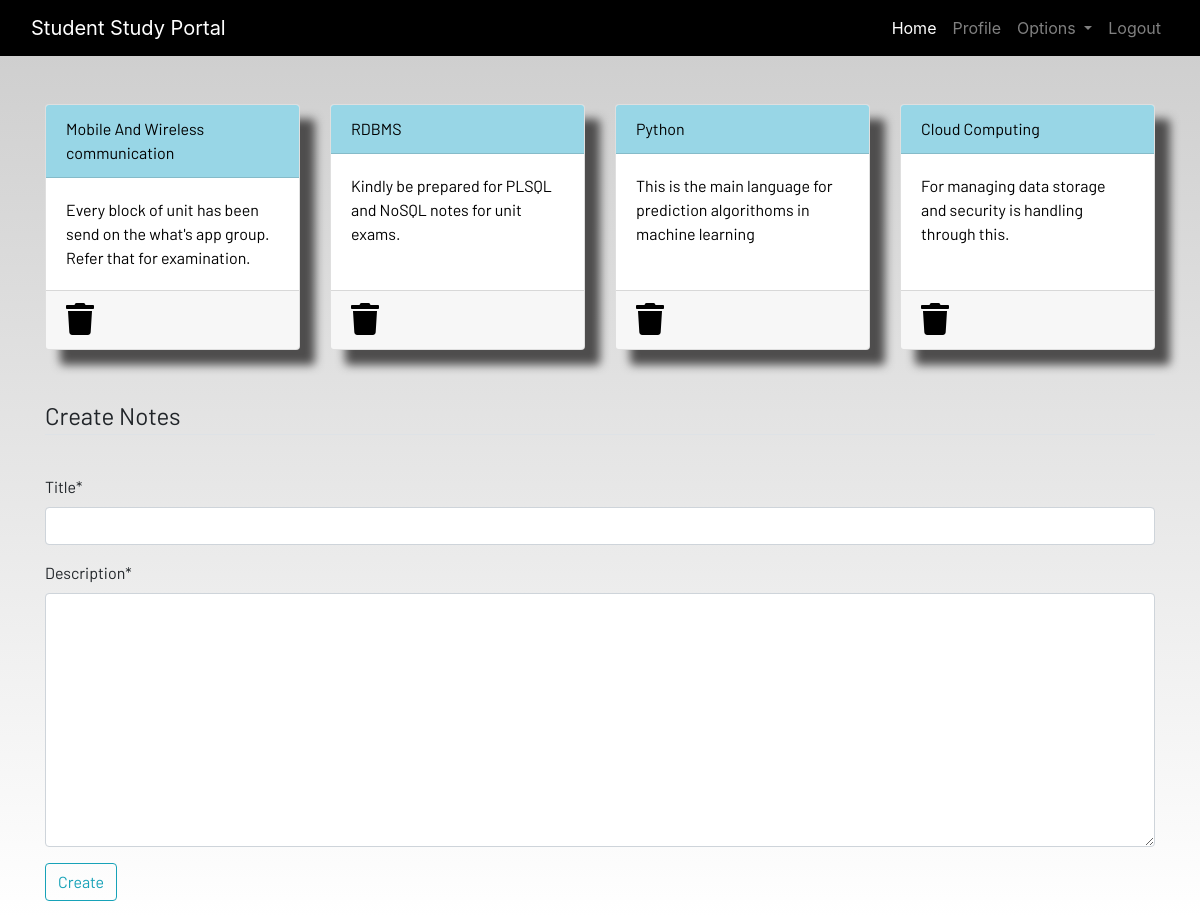
Screenshot of /notes/ (signed in) with the database file from the repository.
### dashboard/models.py (models this page shows, shortened)
class Notes(models.Model):
    user = models.ForeignKey(User, on_delete=models.CASCADE)
    title = models.CharField(max_length=200)
    description = models.TextField()
    class Meta:
        verbose_name = "notes"
        verbose_name_plural = "notes"

### dashboard/views.py (the view)
# urls.py: path('notes/',views.notes,name="notes"),
def notes(request):
    if request.method == "POST":
        form = NotesForm(request.POST)
        if form.is_valid():
            notes = Notes(user=request.user, title=request.POST['title'], description=request.POST['description'])
            notes.save()
        messages.success(request, f"Notes Added from {request.user.username} Successfully" )  # Use f-string to format the message
    else:
        form = NotesForm()
    notes = Notes.objects.filter(user=request.user)
    context = {'notes': notes, 'form': form}
    return render(request,'dashboard/notes.html', context)

### dashboard/forms.py
class NotesForm(forms.ModelForm):
    class Meta:
        model = Notes
        fields = ['title','description']

### dashboard/templates/dashboard/notes.html (shortened to what this page needs)
{% extends 'dashboard/base.html' %}
{% load static %}
{% load crispy_forms_tags %}
{% block content %}
<div class="container">
    <div class="row">
        {% for note in notes %}
        <div class="col-md-3">
            <a href="{% url 'notes-detail' note.id %}">
                <div class="card">
                    <div class="card-header">{{note.title}}</div>
                    <div class="card-body">{{note.description|slice:"0:100"}}</div>
                    <div class="card-footer mt-auto "><a href="{% url 'delete-note' note.id %}">
                        <i class="fa fa-trash fa-2x"></i></a>
                    </div>
                </div>
            </a>
        </div>
        {% endfor %}
        <br><br>
    </div>
</div>
<br><br>
<div class="container">
    <form method="POST">
        <fieldset class="form-group">
            <legend class="border-bottom mb-4">Create Notes</legend>
        </fieldset>
            {{ form|crispy }}
        <div class="form-group">
            <button href="" class="btn btn-outline-info" type="submit">
                Create
            </button>
        </div>
    </form>
</div>
{% endblock content %}

### static/css/main.css (style rules this page uses)
html { scroll-behavior: smooth; height: 100%; width: 100%; }
.card { box-shadow: 15px 15px 10px rgb(78, 77, 77); }
a { text-decoration: none !important; color: black; }
.card-header { color: black !important; background: rgb(152, 214, 230) !important; transition: 0.3s ease-in; }
html, body { max-width: 100%; overflow-x: hidden; height: 100%; width: 100%; }
body { background: linear-gradient(rgba(0, 0, 0, 0.2), rgba(255, 255, 255, 0.5)); overflow-x: hidden; background-repeat: no-repeat; }
.card-header { background-color: rgb(133, 204, 231); }
.col-md-3 .card { width: 100%; height: 100%; }
.fa { color: black; }

### rows the page displays
Notes: title "Mobile And Wireless communication", description "Every block of unit has been send on the what's app group. Refer that for examination."
Notes: title "RDBMS", description "Kindly be prepared for PLSQL and NoSQL notes for unit exams."
Notes: title "Python", description "This is the main language for prediction algorithoms in machine learning"
Notes: title "Cloud Computing", description "For managing data storage and security is handling through this."
